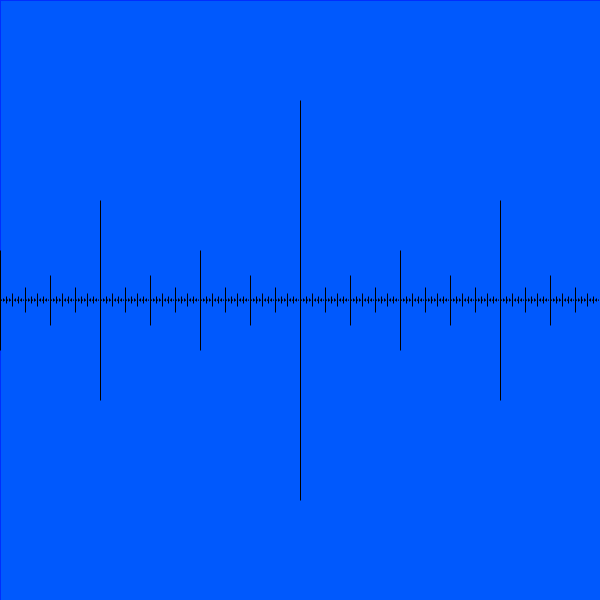
Frame 1 (no input)
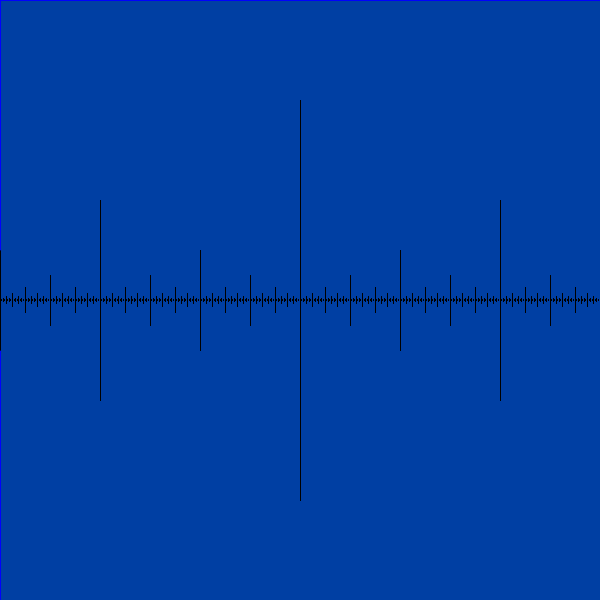
Frame 60 (the mouse pressed at the canvas centre just before this capture)
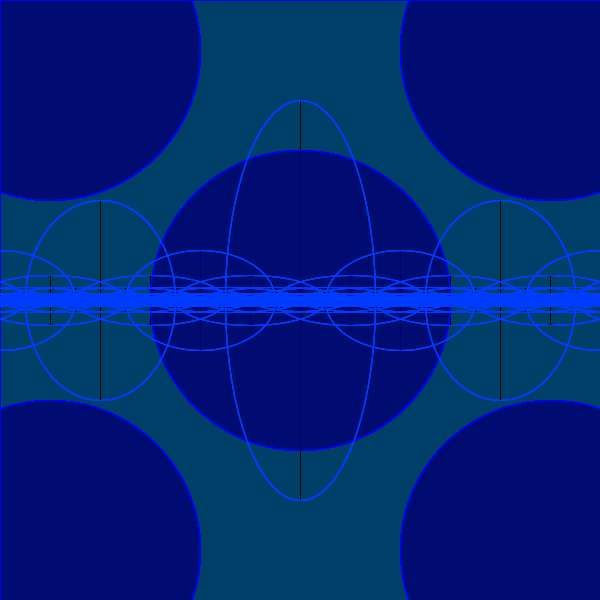
Frame 120 (the mouse held since frame 60 and released just before this capture)

The Processing sketch that drew these frames (run headless with seeded random() and noise(); from frame 60 on, the mouse is pressed at the canvas centre):

// Processing sketch: processing_142702
// ── processing_142702.pde

void setup() {
  size(600, 600);
   background(0, 90, 255);
 smooth();
 stroke(0,127,250,255);
 noFill();
  
}
  
void draw () {
  fill(0, 0, 127, 10);
  stroke(0, 0, 255, 127);
  ellipse(300, 300, mouseX, mouseY);
  ellipse(50, 50, mouseX, mouseY);
  ellipse(50, 550, mouseX, mouseY);
  ellipse(550, 50, mouseX, mouseY);
  ellipse(550, 550, mouseX, mouseY);
 
  ellipse(300, 300, mouseY, mouseX);
  ellipse(50, 50, mouseY, mouseX);
  ellipse(50, 550, mouseY, mouseX);
  ellipse(550, 50, mouseY, mouseX);
  ellipse(550, 550, mouseY, mouseX);
  
 fill(0,2);
 rect(0,0, width, height);
 noFill();
 
 stroke(0, mouseX/5, mouseY);
 noFill();
 drawCircle(width/2,height/2, 400);
 }
 
 void drawCircle(float x, float y, float radius) {
   ellipse(x, y, mouseX/2, radius);
   if(radius > 2) {
     drawCircle(x + radius/2, y, radius/2);
     drawCircle(x - radius/2, y, radius/2);
   }
 
 
}
